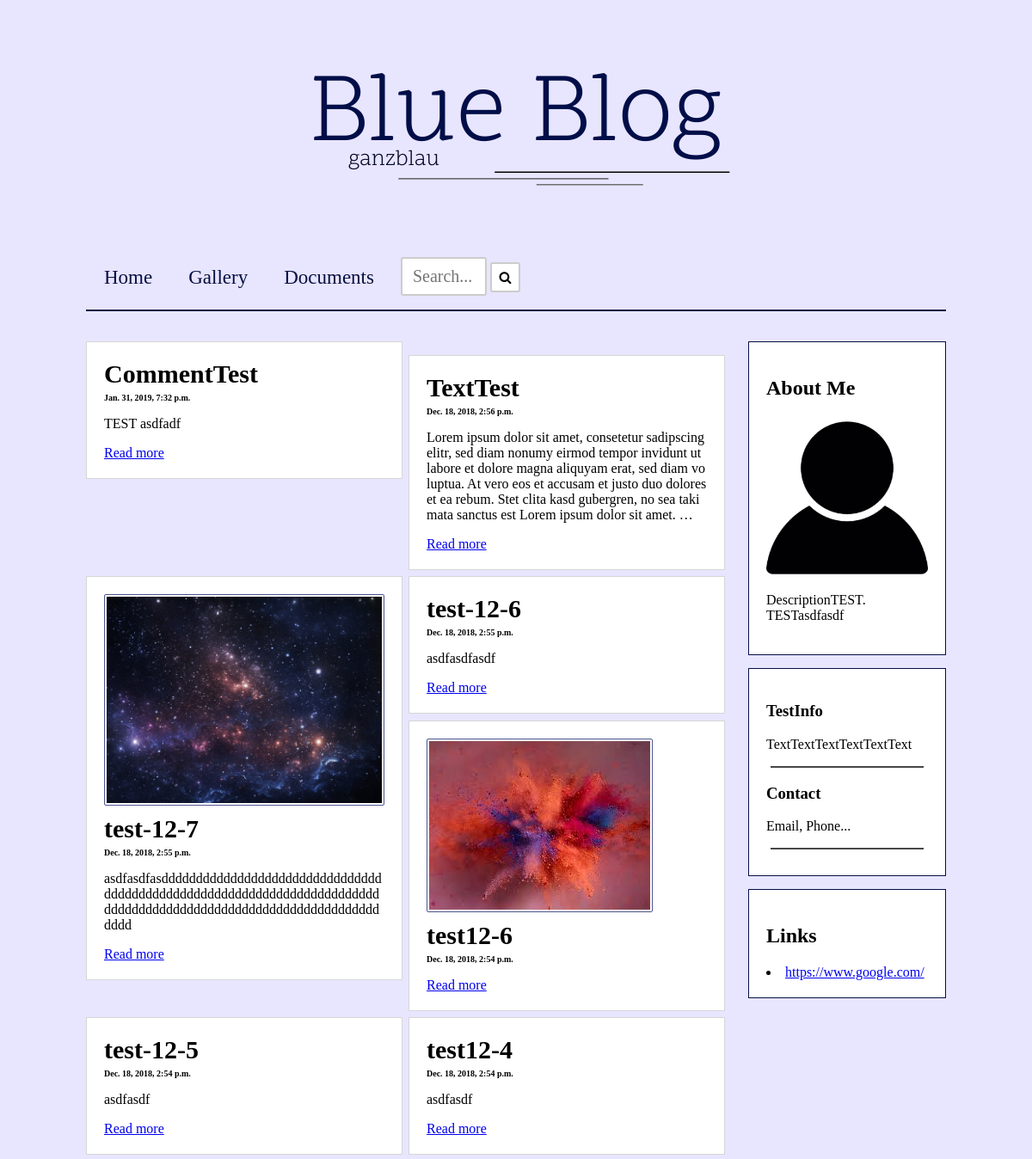
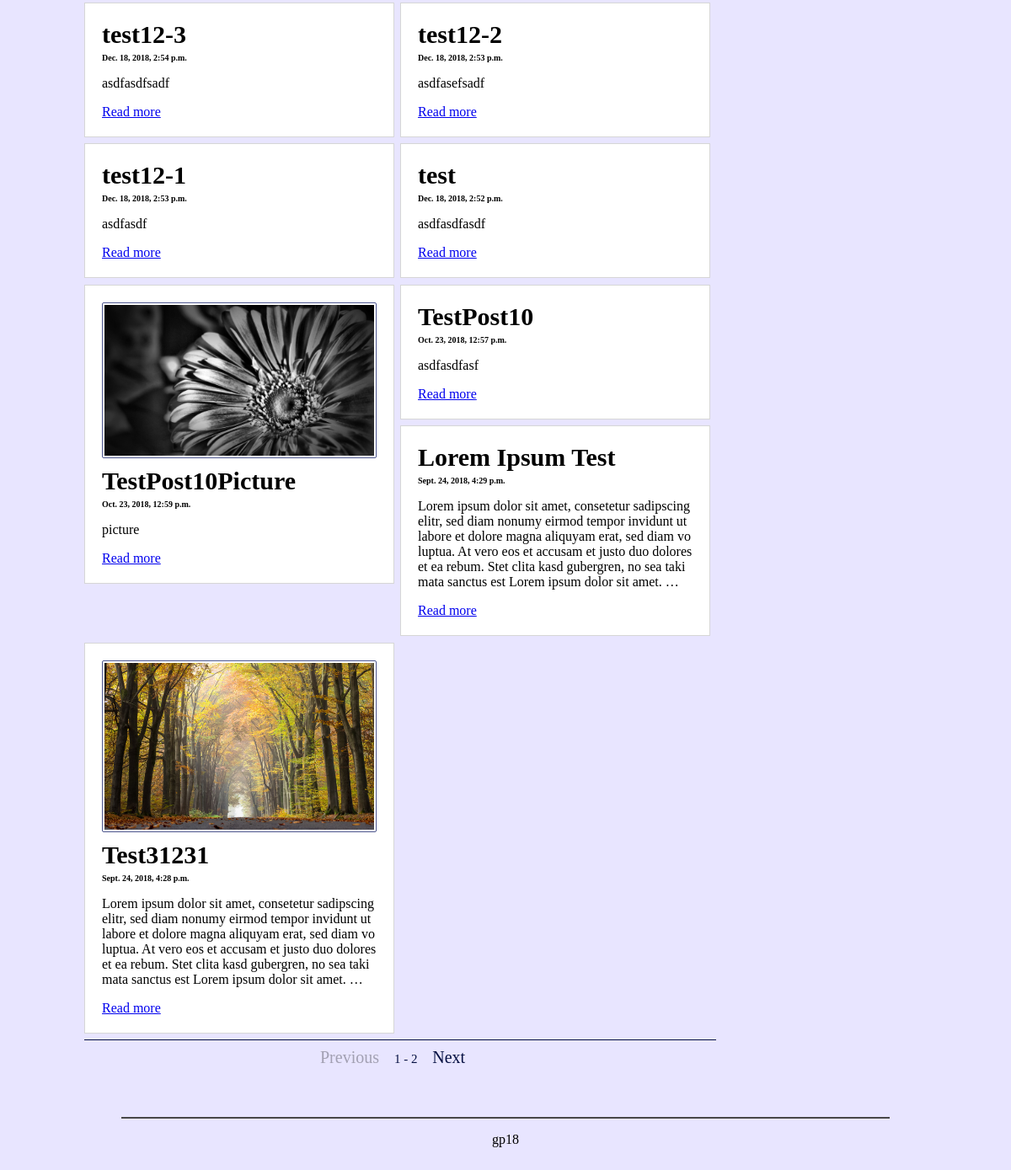
The page / on the database its author committed (2 pictures, top to bottom).
### main/models.py (models this page shows, shortened)
class Post(models.Model):
    author = models.ForeignKey('auth.User', on_delete=models.CASCADE)
    title = models.CharField(max_length=200)
    text = models.TextField()
    created_date = models.DateTimeField(default=timezone.now)
    published_date = models.DateTimeField(blank=True, null=True)
    image = models.ImageField(upload_to='image/', blank=True, null=True)

class Me(models.Model):
    name = models.CharField(max_length=200)
    description = models.TextField()
    image = models.ImageField(upload_to='image/', blank=True, null=True)

class Info(models.Model):
    title = models.CharField(max_length=200)
    text = models.TextField()

class Link(models.Model):
    name = models.CharField(max_length=200)
    link = models.URLField(max_length=200)

### main/views.py (the view)
# urls.py: path(r'', views.home, name='home'),
def home(request):
    posts = Post.objects.filter(published_date__lte=timezone.now()).order_by('-published_date')
    paginator = Paginator(posts, 15)
    page = request.GET.get('page')
    postsP = paginator.get_page(page)
    mes = Me.objects.all()
    infos = Info.objects.all()
    links = Link.objects.all()
    return render(request, 'blog/home.html', {'posts': posts , 'mes': mes, 'infos': infos, 'links': links, 'postsP': postsP})

### main/templates/blog/home.html (shortened to what this page needs)
{% extends 'blog/base.html' %}
{% block content %}
    <div class="row">
        <div class="column-75">
            {% for post in postsP %}
                {% if post.image %}
                    <div class="card-blog1">
                        <a href="{% url 'post' pk=post.pk %}"><img src="{{ post.image.url }}" alt=""></a>
                        <h1><a href="{% url 'post' pk=post.pk %}">{{ post.title|linebreaksbr }}</a></h1>
                        <h5>{{ post.published_date }}</h5>
                        <p>{{ post.text|truncatewords:"50"|linebreaksbr }}</p>
                        <a href="{% url 'post' pk=post.pk %}">Read more</a>
                    </div>
                {% else %}
                    <div class="card-blog1">
                        <h1><a href="{% url 'post' pk=post.pk %}">{{ post.title|linebreaksbr }}</a></h1>
                        <h5>{{ post.published_date }}</h5>
                        <p>{{ post.text|truncatewords:"50"|linebreaksbr }}</p>
                        <a href="{% url 'post' pk=post.pk %}">Read more</a>
                    </div>
                {% endif %}
            {% endfor %}
        </div>
        <div class="column-25">
        {% for me in mes %}
          <div class="card-small">
            <h2>About Me</h2>
            <img src="{{ me.image.url }}" alt="Image">
            <p>{{ me.description|linebreaksbr }}</p>
          </div>
        {% endfor %}
        <div class="card-small">
            {% for info in infos %}
                <h3>{{ info.title|linebreaksbr }}</h3>
                <p>{{ info.text|linebreaksbr }}</p>
                <div class="line"></div>
            {% endfor %}
        </div>
        <div class="card-small">
            <h2>Links</h2>
        {% for link in links %}
            <li><a href={{ link.link|linebreaksbr }}>{{ link.link|linebreaksbr }}</a></li>
        {% endfor %}
        </div>
        </div>
     </div>
    <div class="row">
        <div class="pagination">
        <div class="pagination-content">
            <span class="step-links">
                {% if postsP.has_previous %}
                    <a href="?page={{ postsP.previous_page_number }}">Previous</a>
                {% else %}
                    <div class="prv">Previous</div>
                {% endif %}
                <span class="current">
                    {{ postsP.number }} - {{ postsP.paginator.num_pages }}
                </span>
                {% if postsP.has_next %}
                    <a href="?page={{ postsP.next_page_number }}">Next</a>
                {% else %}
                    <div class="nxt">Next</div>
                {% endif %}
            </span>
        </div>
        </div>
    </div>
{% endblock %}

### main/templates/blog/base.html (shortened to what this page needs)
{% load static %}
<html>
  <head>
    <link rel="stylesheet" type="text/css" href="{% static 'css/blog.css' %}">
    <link rel="stylesheet" href="https://cdnjs.cloudflare.com/ajax/libs/font-awesome/4.7.0/css/font-awesome.min.css">
  </head>
  <body>
  <div class="container">
      <div class="header">
        <a href="{% url 'home' %}">
            <img src="{% static 'image/title.svg' %}" alt="">
        </a>
      </div>
      <div class="navbar">
        <a href="{% url 'home' %}">Home</a>
        <a href="{% url 'gallery' %}">Gallery</a>
        <a href="{% url 'documents' %}">Documents</a>
        <div class="search-form">
          <form action="/search/" method="get">
            <input class="search-field" type="text" placeholder="Search..." name="search-text">
            <button class="form-button-icon" type="submit"><i class="fa fa-search"></i></button>
          </form>
        </div>
      </div>
      {% block content %}
      {% endblock %}
      <div class="footer">
        <div class="line"></div>
        <p class=>gp18</p>
      </div>
    </div>
  </body>
</html>

### static/css/blog.css (style rules this page uses)
* { box-sizing: border-box; font-family: "Times New Roman"; }
body { background: #e8e5ff; font-family: "Times New Roman"; margin-top: 0; }
h1 { font-size: 30px; }
h1 a { text-decoration: none; color: black; }
h1 { font-size: 30px; margin: 0px 0px 5px 0px; }
h5 { font-size: 10px; margin: 0px 0px 5px 0px; }
.pagination { width: 75%; float: left; display: block; height: auto; border-style: solid; border-color: #051042; border-width: 1px 0px 0px 0px; padding: 9px; }
.pagination-content { margin: auto; width: 200px; }
.step-links a { font-size: 20px; color: #051042; text-decoration: none; border-radius: 2px; padding: 5px; }
.prv, .nxt { display: inline; font-size: 20px; color: #a2a0b2; padding: 5px; }
.current { font-size: 15px; color: #051042; padding: 6px; margin: 0 3px 0 3px; }
.container { max-width: 1000px; margin: 0 auto; }
.row:after { content: ""; display: table; clear: both; }
.column-75 { float: left; width: 75%; min-height: 100px; }
.column-25 { float: left; width: 25%; min-height: 100px; padding-left: 20px; }
.header { width: 100%; padding: 35px; font-size: 40px; text-align: left; background: #e8e5ff; }
.header img { width: 100%; max-width: 550px; height: auto; display: block; margin: 0 auto; margin-top: 20px; }
.navbar { float: left; width: 100%; background-color: #e8e5ff; padding-right: 13px; margin: 0px 0px 35px 0px; border-style: solid; border-color: #051042; border-width: 0px 0px 2px 0px; text-align: center; }
.search-form { float: left; margin: 10px 0px 0px 10px; text-align: center; }
.search-field { width: 100px; height: 45px; border-style: solid; border-width: 2px; border-color: #ccc; border-radius: 3px; font-size: 20px; background-color: white; background-repeat: no-repeat; padding: 12px 12px 12px 12px; -webkit-transition: width 0.4s ease-in-out; transition: width 0.4s ease-in-out; }
.form-button-icon { height: 35px; width: 35px; margin: 2px 0px 0px 0px; font-size: 15px; border: 2px solid #ccc; border-radius: 3px; text-decoration: none; text-align: center; background-color: white; }
.navbar a { width: auto; height: auto; float: left; text-align: center; padding: 13px 13px 13px 13px; margin: 8px; color: #051042; text-decoration: none; border-radius: 3px; font-size: 23px; }
.card-blog1 { word-break: break-all; width: 49%; float: left; background-color: white; padding: 20px; margin: 0px 1% 1% 0px; border-style: solid; border-color: #d6d6d6; border-width: 1px; overflow: auto; clear: none; }
.card-blog1 a, .card-blog1-70 a, .card-blog1-100 a { display: inline-block; }
.card-blog1 img, .card-blog1-70 img, .card-blog1-100 img { float: left; display: inline; max-width: 100%; height: auto; padding: 0px 0px 0px 0px; margin: 0px 15px 10px 0px; border: 1px solid #4d568e; border-radius: 2px; padding: 2px; }
.card-small { word-wrap: break-word; background-color: white; padding: 20px; margin: 0px 0px 15px 0px; border-style: solid; border-color: #051042; border-width: 1px; }
.card-small img { width: 100%; max-width: 200px; height: auto; }
.line { background-color: #474747; height: 2px; width: 95%; margin: 10px auto 10px auto; }
.footer { padding: 20px; width: 100%; text-align: center; margin-top: 20px; }

### rows shown on the page
Post: title "CommentTest", published_date "Jan. 31, 2019, 7:32 p.m.", text "TEST asdfadf"
Post: title "TextTest", published_date "Dec. 18, 2018, 2:56 p.m.", text "Lorem ipsum dolor sit amet, consetetur sadipscing elitr, sed diam nonumy eirmod tempor invidunt ut labore et dolore magna aliquyam erat, sed diam voluptua. At vero eos et accusam et justo duo dolores et ea rebum. Stet clita kasd gubergren, no sea takimata sanctus est Lorem ipsum dolor sit amet. …"
Post: image (picture), title "test-12-7", published_date "Dec. 18, 2018, 2:55 p.m.", text "asdfasdfasdddddddddddddddddddddddddddddddddddddddddddddddddddddddddddddddddddddddddddddddddddddddddddddddddddddddddddddddddddd"
Post: title "test-12-6", published_date "Dec. 18, 2018, 2:55 p.m.", text "asdfasdfasdf"
Post: image (picture), title "test12-6", published_date "Dec. 18, 2018, 2:54 p.m."
Post: title "test-12-5", published_date "Dec. 18, 2018, 2:54 p.m.", text "asdfasdf"
Post: title "test12-4", published_date "Dec. 18, 2018, 2:54 p.m.", text "asdfasdf"
Post: title "test12-3", published_date "Dec. 18, 2018, 2:54 p.m.", text "asdfasdfsadf"
Post: title "test12-2", published_date "Dec. 18, 2018, 2:53 p.m.", text "asdfasefsadf"
Post: title "test12-1", published_date "Dec. 18, 2018, 2:53 p.m.", text "asdfasdf"
Post: title "test", published_date "Dec. 18, 2018, 2:52 p.m.", text "asdfasdfasdf"
Post: image (picture), title "TestPost10Picture", published_date "Oct. 23, 2018, 12:59 p.m.", text "picture"
Post: title "TestPost10", published_date "Oct. 23, 2018, 12:57 p.m.", text "asdfasdfasf"
Post: title "Lorem Ipsum Test", published_date "Sept. 24, 2018, 4:29 p.m.", text "Lorem ipsum dolor sit amet, consetetur sadipscing elitr, sed diam nonumy eirmod tempor invidunt ut labore et dolore magna aliquyam erat, sed diam voluptua. At vero eos et accusam et justo duo dolores et ea rebum. Stet clita kasd gubergren, no sea takimata sanctus est Lorem ipsum dolor sit amet. …"
Post: image (picture), title "Test31231", published_date "Sept. 24, 2018, 4:28 p.m.", text "Lorem ipsum dolor sit amet, consetetur sadipscing elitr, sed diam nonumy eirmod tempor invidunt ut labore et dolore magna aliquyam erat, sed diam voluptua. At vero eos et accusam et justo duo dolores et ea rebum. Stet clita kasd gubergren, no sea takimata sanctus est Lorem ipsum dolor sit amet. …"
Me: image (picture), description "DescriptionTEST. TESTasdfasdf"
Info: title "TestInfo", text "TextTextTextTextTextText"
Info: title "Contact", text "Email, Phone..."
Link: link "https://www.google.com/"

### other values the page prints
{{ postsP.number }} "1"
{{ postsP.paginator.num_pages }} "2"
